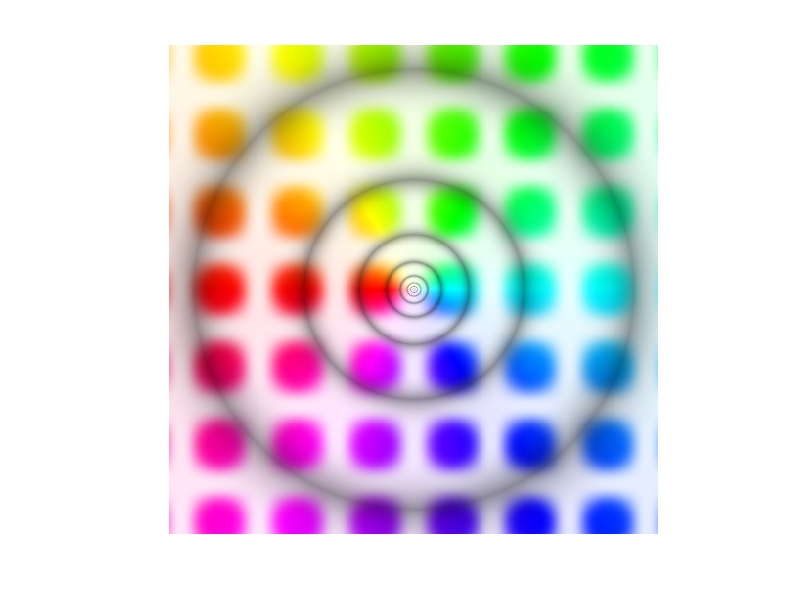

This chart was generated by the following MATLAB code:
%complexviz
IMGWIDTH = 500;
IMGHEIGHT = 500;
X = linspace(-pi,pi,IMGWIDTH);
Y = linspace(-pi,pi,IMGHEIGHT);
lenx = length(X);
leny = length(Y);
Z = zeros(length(X),length(Y));
colors=zeros(length(X),length(Y),3);
col=zeros(1,3);
for n=1:lenx
    Z(n,:)=Y(:)+i*X(n);
end

%Z=feval(inline('log(pi*z).^(z)'),Z);
%Z=feval(inline('(z-1)./(z+1)'),Z);
Z=feval(inline('(z)'),Z);
hue=(pi+angle(Z))/(2*pi);
%hue=-min(min(hue))+hue;
r=log(abs(Z))/(2*log(2));


%sat=abs(sin(0.75*pi*abs(Z)));
sat=abs(sin(2*pi*r));
%sat=(1+(sat))/2 ;
sat = 1 -(1-sat).^3;
sat = 0.1 +sat *0.9;
sat=mod(abs(cos(pi*imag(Z)).*sin(pi*real(Z))).^2.5,1);
sat = 1 -(1-sat).^3;
sat = 0.1 +sat *0.9;

%val=mod(abs(cos(2*pi*r).*cos(pi*real(Z)).*sin(pi*imag(Z))).^0.7,1);
%val=abs(cos(0.75*pi*abs(Z)));
val=abs(cos(2*pi*r));

%val=(1+(val))/2 ;
val = 1 -(1-val).^2;
val = 0.6 +val *0.4;
 
img = zeros(IMGWIDTH,IMGHEIGHT,3);
img(:,:,1) = hue;
img(:,:,2) = sat;
img(:,:,3) = val;

%convert HSV to RGB 
rgb=hsv2rgb(img);
imshow(rgb);
